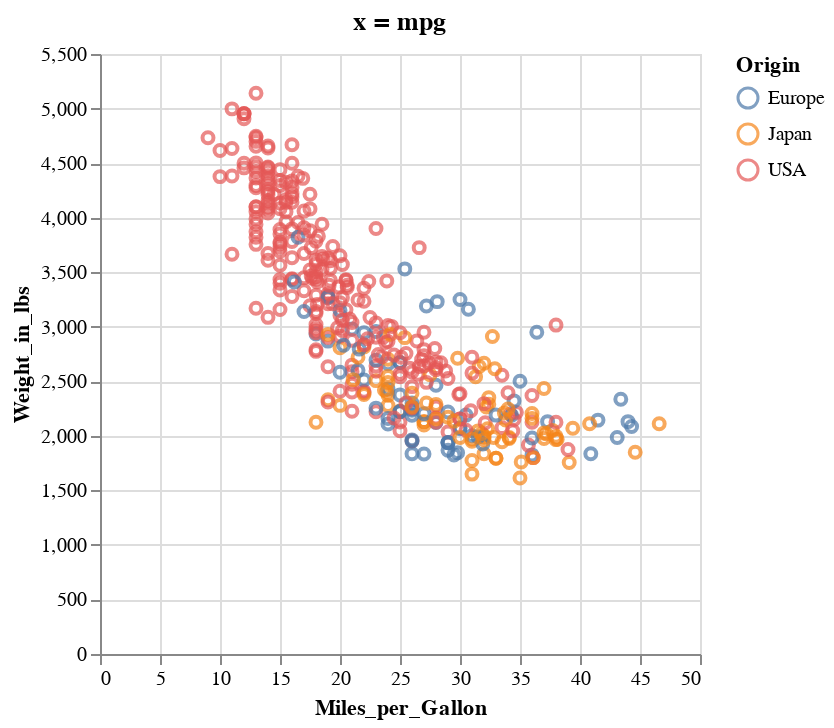

Here is the notebook cell this chart was saved with:
### Code cell
mpg_weight = alt.Chart(cars, title='x = mpg').mark_point().encode(
    x=alt.X('Miles_per_Gallon'),
    y=alt.Y('Weight_in_lbs'),
    color='Origin'
)
mpg_weight

### Figure 1 — Vega specification as saved in the notebook (floating-point values rounded to 4 significant figures; data arrays with more than 128 entries replaced by an {"elided": "..."} marker saying what was removed)
{"$schema": "https://vega.github.io/schema/vega/v5.json", "data": [{"name": "source_0", "values": {"elided": "398 records"}}, {"name": "source_0_x_domain_Miles_per_Gallon", "values": [{"min": 9.0, "max": 46.6}]}, {"name": "source_0_y_domain_Weight_in_lbs", "values": [{"min": 1613, "max": 5140}]}, {"name": "source_0_color_domain_Origin", "values": [{"Origin": "USA"}, {"Origin": "Japan"}, {"Origin": "Europe"}]}], "marks": [{"type": "symbol", "name": "marks", "from": {"data": "source_0"}, "encode": {"update": {"opacity": {"value": 0.7}, "x": {"field": "Miles_per_Gallon", "scale": "x"}, "y": {"field": "Weight_in_lbs", "scale": "y"}, "fill": {"value": "transparent"}, "stroke": {"field": "Origin", "scale": "color"}}}, "style": ["point"]}], "scales": [{"name": "x", "type": "linear", "domain": [{"signal": "(data(\"source_0_x_domain_Miles_per_Gallon\")[0] || {}).min"}, {"signal": "(data(\"source_0_x_domain_Miles_per_Gallon\")[0] || {}).max"}], "range": [0, {"signal": "width"}], "nice": true, "zero": true}, {"name": "y", "type": "linear", "domain": [{"signal": "(data(\"source_0_y_domain_Weight_in_lbs\")[0] || {}).min"}, {"signal": "(data(\"source_0_y_domain_Weight_in_lbs\")[0] || {}).max"}], "range": [{"signal": "height"}, 0], "zero": true, "nice": true}, {"name": "color", "type": "ordinal", "domain": {"data": "source_0_color_domain_Origin", "field": "Origin", "sort": true}, "range": "category"}], "axes": [{"scale": "x", "ticks": false, "zindex": 0, "gridScale": "y", "domain": false, "aria": false, "maxExtent": 0, "labels": false, "orient": "bottom", "tickCount": {"signal": "ceil(width/40)"}, "grid": true, "minExtent": 0}, {"scale": "y", "zindex": 0, "aria": false, "maxExtent": 0, "minExtent": 0, "labels": false, "domain": false, "orient": "left", "grid": true, "tickCount": {"signal": "ceil(height/40)"}, "ticks": false, "gridScale": "x"}, {"scale": "x", "grid": false, "title": "Miles_per_Gallon", "labelOverlap": true, "labelFlush": true, "zindex": 0, "orient": "bottom", "tickCount": {"signal": "ceil(width/40)"}}, {"scale": "y", "orient": "left", "zindex": 0, "labelOverlap": true, "tickCount": {"signal": "ceil(height/40)"}, "grid": false, "title": "Weight_in_lbs"}], "title": {"text": "x = mpg", "frame": "group"}, "padding": 5, "legends": [{"stroke": "color", "symbolType": "circle", "title": "Origin", "encode": {"symbols": {"update": {"fill": {"value": "transparent"}, "opacity": {"value": 0.7}}}}}], "style": "cell", "background": "white", "width": 300, "height": 300}
